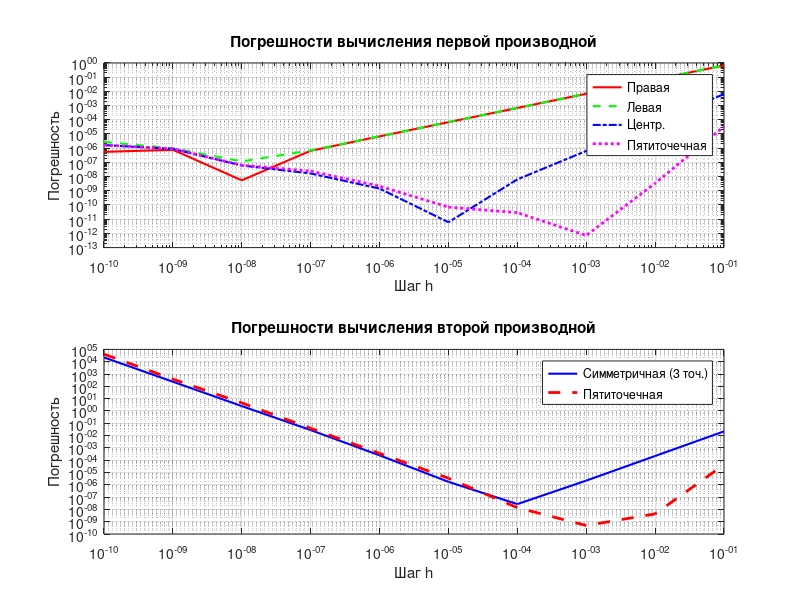

This figure's MATLAB source:
% syms x
f = @(x) cos(x) - x.^2.*sin(x);
h_range = logspace(-10, -1, 10);

x0 = 3.14
% n=length(x);

dy_exp = @(x) -sin(x) - 2*x.*sin(x) - x.^2.*cos(x);

% формула правых разностей
dy_right = @(x, h) (f(x + h) - f(x)) / h;

% формула левых разностей
dy_left = @(x, h) (f(x) - f(x - h)) / h;

% формула центральных разностей
dy_center = @(x, h) (f(x + h) - f(x - h)) / (2*h);

% формула с 5 точками
dy_5multi = @(x, h) (f(x-2*h) - 8*f(x-h) + 8*f(x+h) - f(x+2*h)) / (12*h);


% Вторая производная
d2y_exp = @(x) -cos(x) - 4*x.*cos(x) + (x.^2 - 2).*sin(x);

% симметричная схема для второй производной
d2y_symmetr = @(x, h) (f(x + h) - 2*f(x) + f(x - h)) / h^2;

% пятиточечная формула прои
d2y_5multi = @(x, h) (-f(x-2*h) + 16*f(x-h) - 30*f(x) + 16*f(x+h) - f(x+2*h)) / (12*h^2);



% Вычисление погрешностей
errors_df = struct();
errors_df.right = zeros(size(h_range));
errors_df.left = zeros(size(h_range));
errors_df.center = zeros(size(h_range));
errors_df.fivepoints = zeros(size(h_range));

errors_d2f = struct();
errors_d2f.symmetr = zeros(size(h_range));
errors_d2f.fivepoints = zeros(size(h_range));

for i = 1:length(h_range)
    h = h_range(i);
    
    % Первая производная
    errors_df.right(i) = abs(dy_exp(x0) - dy_right(x0, h));
    errors_df.left(i) = abs(dy_exp(x0) - dy_left(x0, h));
    errors_df.center(i) = abs(dy_exp(x0) - dy_center(x0, h));
    errors_df.fivepoints(i) = abs(dy_exp(x0) - dy_5multi(x0, h));
    
    % Вторая производная
    errors_d2f.symmetr(i) = abs(d2y_exp(x0) - d2y_symmetr(x0, h));
    errors_d2f.fivepoints(i) = abs(d2y_exp(x0) - d2y_5multi(x0, h));
end

% Построение графиков

figure;

% Первая производная
subplot(2,1,1);
loglog(h_range, errors_df.right, 'r-', 'LineWidth', 1.5); 
hold on;
loglog(h_range, errors_df.left, 'g--', 'LineWidth', 1.5);
loglog(h_range, errors_df.center, 'b-.', 'LineWidth', 1.5);
loglog(h_range, errors_df.fivepoints, 'm:', 'LineWidth', 2);
title('Погрешности вычисления первой производной');
xlabel('Шаг h'); 
ylabel('Погрешность');
legend('Правая', 'Левая', 'Центр.', 'Пятиточечная', 'Location', 'best');
grid on;

% Вторая производная
subplot(2,1,2);
plot(h_range, errors_d2f.symmetr, 'b-', 'LineWidth', 1.5); 
hold on;
loglog(h_range, errors_d2f.fivepoints, 'r--', 'LineWidth', 2);
title('Погрешности вычисления второй производной');
xlabel('Шаг h'); 
ylabel('Погрешность');
legend('Симметричная (3 точ.)', 'Пятиточечная', 'Location', 'best');
grid on;

% Сравнение точности при h = 1e-3
h_fixed = 1e-3;

fprintf('Точность вычислений при h = %.0e\n', h_fixed);

fprintf('\n[Первая производная]\n');
fprintf('Экспериментальное значение: %f\n', dy_exp(x0));
fprintf('Правые разности. Значение: %f\n', dy_right(x0, h_fixed));
fprintf('Левые разности. Значение: %f\n', dy_left(x0, h_fixed));
fprintf('Центральные разности. Значение: %f\n', dy_center(x0, h_fixed));
fprintf('5-точечная формула. Значение: %f\n\n', dy_5multi(x0, h_fixed));

fprintf('Погрешность правых разностей: %.3e\n', errors_df.right(h_range == h_fixed));
fprintf('Погрешность левых разностей: %.3e\n', errors_df.left(h_range == h_fixed));
fprintf('Погрешность центральных разностей: %.3e\n', errors_df.center(h_range == h_fixed));
fprintf('Погрешность 5-точечной формулы: %.3e\n\n', errors_df.fivepoints(h_range == h_fixed));

fprintf('\n[Вторая производная]\n');
fprintf('Экспериментальное значение: %f\n', d2y_exp(x0));
fprintf('Симметричная схема. Значение: %f\n', d2y_symmetr(x0, h_fixed));
fprintf('Пятиточечная. Значение: %f\n\n', d2y_5multi(x0, h_fixed));

fprintf('Погрешность симметричной разности (3 точ.): %.3e\n', errors_d2f.symmetr(h_range == h_fixed));
fprintf('Погрешность пятиточечной формулы: %.3e\n', errors_d2f.fivepoints(h_range == h_fixed));
